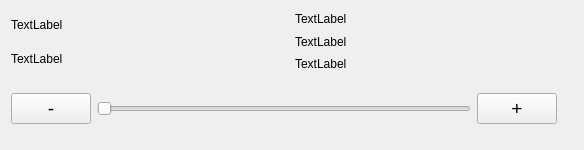
   <widget class="QWidget" name="verticalLayoutWidget_6">
    <property name="geometry">
     <rect>
      <x>9</x>
      <y>569</y>
      <width>584</width>
      <height>150</height>
     </rect>
    </property>
    <layout class="QVBoxLayout" name="verticalLayout_6">
     <item>
      <layout class="QHBoxLayout" name="horizontalLayout_11">
       <item>
        <layout class="QVBoxLayout" name="verticalLayout_4">
         <item>
          <widget class="QLabel" name="label_image_origin_shape">
           <property name="text">
            <string>TextLabel</string>
           </property>
          </widget>
         </item>
         <item>
          <widget class="QLabel" name="label_image_current_shape">
           <property name="text">
            <string>TextLabel</string>
           </property>
          </widget>
         </item>
        </layout>
       </item>
       <item>
        <layout class="QVBoxLayout" name="verticalLayout_5">
         <item>
          <widget class="QLabel" name="label_click_pos">
           <property name="text">
            <string>TextLabel</string>
           </property>
          </widget>
         </item>
         <item>
          <widget class="QLabel" name="label_normal_pos">
           <property name="text">
            <string>TextLabel</string>
           </property>
          </widget>
         </item>
         <item>
          <widget class="QLabel" name="label_real_pos">
           <property name="text">
            <string>TextLabel</string>
           </property>
          </widget>
         </item>
        </layout>
       </item>
      </layout>
     </item>
     <item>
      <layout class="QHBoxLayout" name="horizontalLayout_10">
       <item>
        <widget class="QPushButton" name="pushButton_zoom_in">
         <property name="font">
          <font>
           <pointsize>14</pointsize>
          </font>
         </property>
         <property name="text">
          <string>-</string>
         </property>
        </widget>
       </item>
       <item>
        <widget class="QSlider" name="Slider_ImageSizeArea">
         <property name="orientation">
          <enum>Qt::Horizontal</enum>
         </property>
        </widget>
       </item>
       <item>
        <widget class="QPushButton" name="pushButton_zoom_out">
         <property name="font">
          <font>
           <pointsize>14</pointsize>
          </font>
         </property>
         <property name="text">
          <string>+</string>
         </property>
        </widget>
       </item>
       <item>
        <widget class="QLabel" name="label_ratio">
         <property name="font">
          <font>
           <pointsize>13</pointsize>
          </font>
         </property>
         <property name="text">
          <string/>
         </property>
        </widget>
       </item>
      </layout>
     </item>
    </layout>
   </widget>
